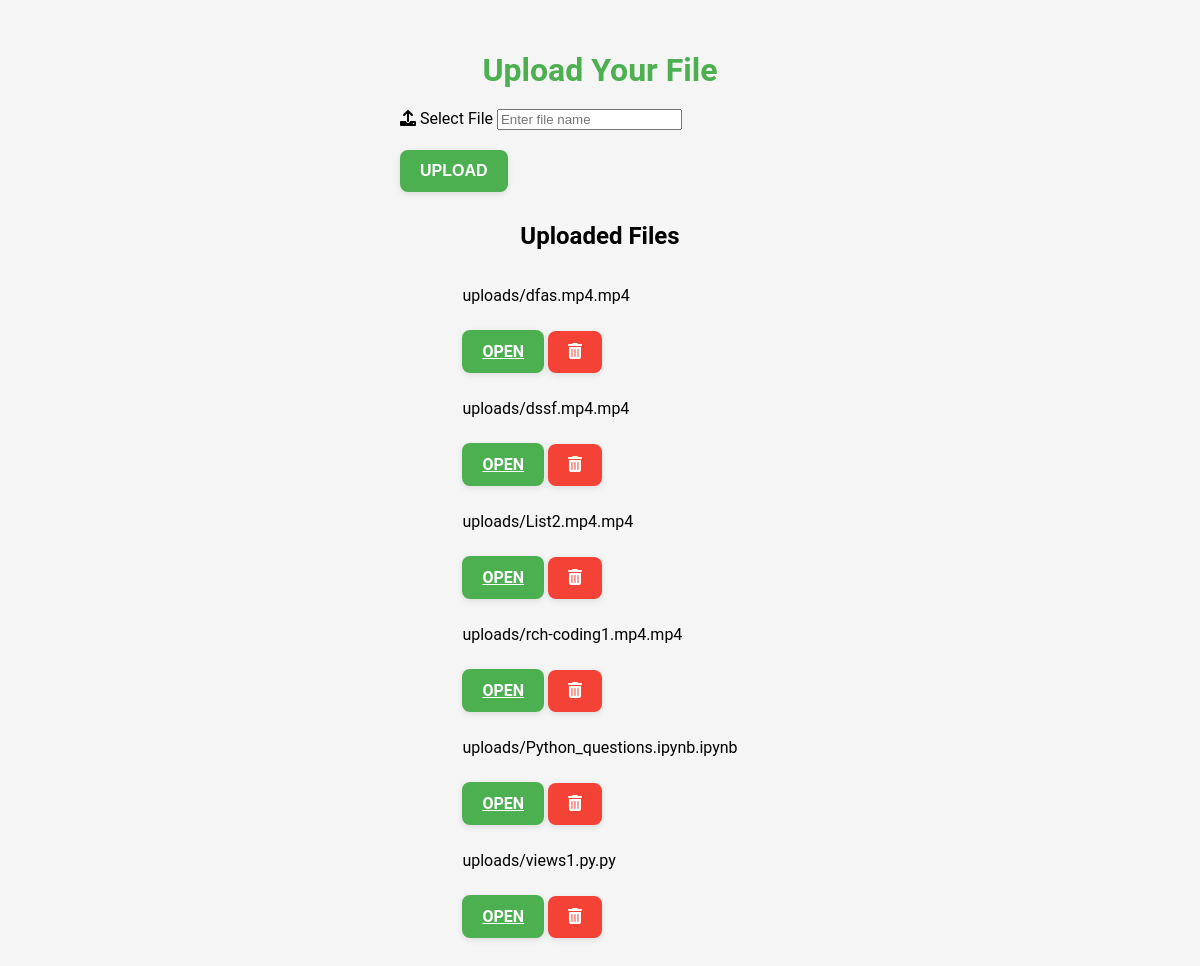
Page /upload/ on the committed database.
### myapp/models.py (models this page shows, shortened)
class UploadedFile(models.Model):
    file = models.FileField(upload_to='uploads/')
    drive_id = models.CharField(max_length=255, blank=True, null=True)

### myapp/views.py (the view)
# urls.py: path('upload/', upload_file, name='upload_file'),
def upload_file(request):
    if request.method == 'POST':
        form = FileUploadForm(request.POST, request.FILES)
        if form.is_valid():
            try:
                uploaded_file = form.save(commit=False)
                file_name = request.POST.get('file_name')
                uploaded_file.file.name = f"{file_name}.{uploaded_file.file.name.split('.')[-1]}"
                uploaded_file.save()
                drive_service = initialize_drive_service()
                print("File path for upload:", uploaded_file.file.path)
                file_metadata = {
                    'name': uploaded_file.file.name,
                    'parents': ['1HVveRLTMwkPj0CahinfLSwi4wuO_9sTv']  # Replace with your folder ID
                }
                if not os.path.exists(uploaded_file.file.path):
                    raise FileNotFoundError(f"The file {uploaded_file.file.path} does not exist.")
                media = MediaFileUpload(uploaded_file.file.path)
                gfile = drive_service.files().create(body=file_metadata, media_body=media, fields='id').execute()
                print("Uploaded file ID:", gfile['id'])
                uploaded_file.drive_id = gfile['id']
                uploaded_file.save()
                messages.success(request, 'File uploaded successfully!')
                return redirect('upload_file')
            except Exception as e:
                messages.error(request, f'Error uploading file: {str(e)}')
                print(f"Detailed error: {e}")  # Log the detailed error for debugging
    else:
        form = FileUploadForm()
    uploaded_files = UploadedFile.objects.all()
    return render(request, 'upload_file.html', {'form': form, 'uploaded_files': uploaded_files})

### myapp/forms.py
class FileUploadForm(forms.ModelForm):
    class Meta:
        model = UploadedFile
        fields = ['file']

### myapp/templates/upload_file.html (shortened to what this page needs)
{% load static %}
<!DOCTYPE html>
<html lang="en">
<head>
    <link rel="stylesheet" href="{% static 'css/styles.css' %}">
    <link rel="stylesheet" href="https://cdnjs.cloudflare.com/ajax/libs/font-awesome/6.0.0-beta3/css/all.min.css">
</head>
<body>
    <div class="container">
        <h1>Upload Your File</h1>
        <form id="uploadForm" action="{% url 'upload_file' %}" method="POST" enctype="multipart/form-data">
            <div class="upload-section">
                <label for="file_input" class="file-label">
                    <i class="fas fa-upload"></i> Select File
                </label>
                <input type="text" id="file_name" name="file_name" placeholder="Enter file name" class="file-name-input" required>
                <button type="submit" class="btn">Upload</button>
            </div>
        </form>
        <h2>Uploaded Files</h2>
        <div class="uploaded-files">
            {% for uploaded_file in uploaded_files %}
            <div class="file-item">
                <p>{{ uploaded_file.file.name }}</p>
                <div class="actions">
                    <a href="{{ uploaded_file.file.url }}" class="btn open" target="_blank">Open</a>
                    <form action="{% url 'delete_file' uploaded_file.id %}" method="POST" style="display:inline;">
                        <button type="submit" class="btn delete" title="Delete">
                            <i class="fas fa-trash-alt"></i>
                        </button>
                    </form>
                </div>
            </div>
            {% empty %}
            <p>No files uploaded yet.</p>
            {% endfor %}
        </div>
    </div>
</body>
</html>

### myapp/static/css/styles.css (style rules this page uses)
body { font-family: 'Roboto', sans-serif; background-color: #f5f5f5; margin: 0; padding: 0; }
.container { display: flex; flex-direction: column; justify-content: flex-start; align-items: center; min-height: 100vh; padding: 30px 16px; }
h1 { color: #4CAF50; margin-bottom: 20px; font-size: 32px; }
form { max-width: 400px; width: 100%; border-radius: 8px; }
.btn { background-color: #4CAF50; color: white; border: none; padding: 12px 20px; border-radius: 8px; cursor: pointer; margin: 10px 0; transition: background-color 0.3s, transform 0.2s; font-size: 16px; font-weight: bold; text-transform: uppercase; box-shadow: 0 2px 6px rgba(0, 0, 0, 0.1); }
.actions .btn.delete { background-color: #f44336; }

### rows in the picture
UploadedFile: file.name "uploads/dfas.mp4.mp4"
UploadedFile: file.name "uploads/dssf.mp4.mp4"
UploadedFile: file.name "uploads/List2.mp4.mp4"
UploadedFile: file.name "uploads/rch-coding1.mp4.mp4"
UploadedFile: file.name "uploads/Python_questions.ipynb.ipynb"
UploadedFile: file.name "uploads/views1.py.py"
